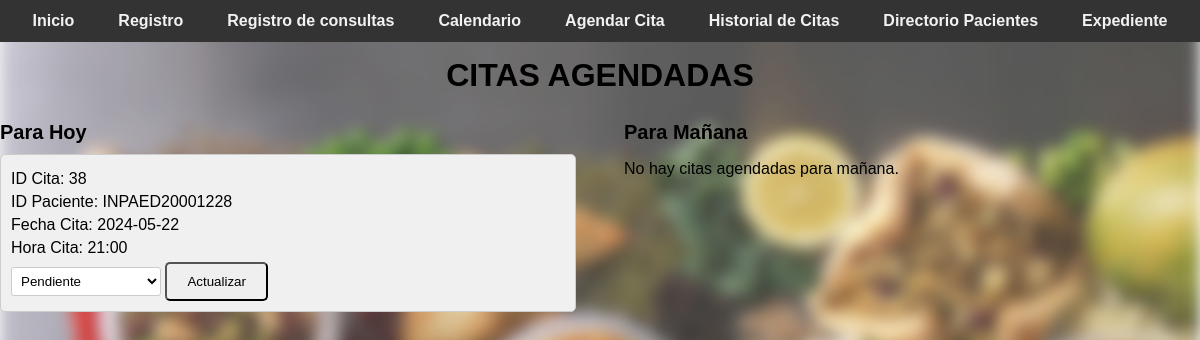
The page /options (signed in) on the database as committed earlier.
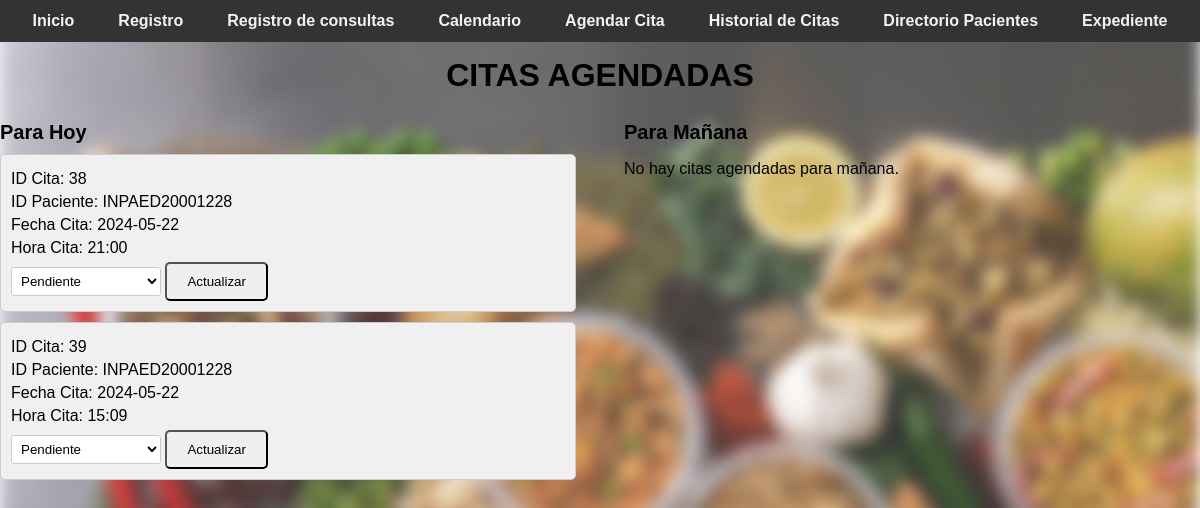
The same page on the database as committed later.
### tables this page shows
CREATE TABLE "citas_nutricion" (
                    id_cita INTEGER PRIMARY KEY AUTOINCREMENT,
                    id_paciente TEXT,
                    fecha_consulta TEXT NOT NULL,
                    hora_consulta TEXT NOT NULL, 
                    observaciones TEXT,
                    estado TEXT DEFAULT 'Pendiente',
                    FOREIGN KEY (id_paciente) REFERENCES pacientes(id_paciente)
                );

### app.py (the view)
@app.route('/options')
@login_required
def options():
    current_date = datetime.now().date()
    tomorrow_date = current_date + timedelta(days=1)
    with get_db_connection() as connection:
        cursor = connection.cursor()
        cursor.execute("SELECT * FROM citas_nutricion WHERE fecha_consulta = ?", (current_date,))
        citas_hoy = cursor.fetchall()
        cursor.execute("SELECT * FROM citas_nutricion WHERE fecha_consulta = ?", (tomorrow_date,))
        citas_manana = cursor.fetchall()
    return render_template('nutricion/options.html', citas_hoy=citas_hoy, citas_manana=citas_manana)

### app.py (called while the page is built)
def login_required(f):
    @wraps(f)
    def decorated_function(*args, **kwargs):
        if 'username' not in session:
            return redirect(url_for('login'))
        return f(*args, **kwargs)
    return decorated_function

def get_db_connection():
    connection = sqlite3.connect('nutricion_consulta.db')
    connection.row_factory = sqlite3.Row
    return connection

### templates/nutricion/options.html (shortened to what this page needs)
<!DOCTYPE html>
<html lang="es">
<head>
    <link rel="stylesheet" href="{{ url_for('static', filename='css/style.css') }}">
</head>
<body>
    <div class="navbar">
        <a href="/">Inicio</a>
        <a href="/registro">Registro</a>
        <a href="/consultar">Registro de consultas</a>
        <a href="/options">Calendario</a>
        <a href="/agendar_cita">Agendar Cita</a>
        <a href="/historial_citas">Historial de Citas</a>
        <a href="/directorio_pacientes">Directorio Pacientes</a>
        <a href="/expediente">Expediente</a>
    </div>
    <br>      <br>
            <h1>CITAS AGENDADAS</h1>
            <div class="citas-container">
                <div class="citas-hoy">
                    <h2>Para Hoy</h2>
                    {% if citas_hoy %}
                    {% for cita in citas_hoy %}
                    <div class="cita-agendada">
                        <p>ID Cita: {{ cita[0] }}</p>
                        <p>ID Paciente: {{ cita[1] }}</p>
                        <p>Fecha Cita: {{ cita[2] }}</p>
                        <p>Hora Cita: {{ cita[3] }}</p>
                        <form action="/actualizar_estado" method="POST">
                            <select name="estado">
                                <option value="Pendiente" {% if cita[5] == 'Pendiente' %}selected{% endif %}>Pendiente</option>
                            </select>
                            <input type="submit" value="Actualizar">
                        </form>
                    </div>
                    {% endfor %}
                    {% else %}
                    <p>No hay citas agendadas para hoy.</p>
                    {% endif %}
                </div>
                <div class="citas-mañana">
                    <h2>Para Mañana</h2>
                    {% if citas_manana %}
                    {% for cita in citas_manana %}
                    <div class="cita-agendada-mañana">
                        <p>ID Cita: {{ cita[0] }}</p>
                        <p>ID Paciente: {{ cita[1] }}</p>
                        <p>Fecha Cita: {{ cita[2] }}</p>
                        <p>Hora Cita: {{ cita[3] }}</p>
                    </div>
                    {% endfor %}
                    {% else %}
                    <p>No hay citas agendadas para mañana.</p>
                    {% endif %}
                </div>
        </div>
</body>
</html>

### static/css/style.css (style rules this page uses)
body { font-family: Arial, sans-serif; margin: 0; padding: 0; }
body::before { content: ""; position: fixed; top: 0; left: 0; width: 100%; height: 100%; z-index: -1; background-image: url('/static/css/Imagen/fondo.jpg'); background-size: cover; filter: blur(8px); opacity: .8; }
.navbar { background-color: #333; display: flex; justify-content: center; padding: 25px 20; position: fixed; top: 0; left: 0; width: 100%; z-index: 1000; }
.navbar a { color: #f2f2f2; text-align: center; padding: 10px 20px; text-decoration: none; transition: background-color 0.3s ease, color 0.3s ease, border-color 0.3s ease; border-radius: 25px; margin: 20 5px; border: 2px solid transparent; font-weight: bold; }
.button, .btn-login, input[type="submit"] { display: inline-block; padding: 10px 20px; border-radius: 5px; cursor: pointer; text-decoration: none; transition: background-color 0.3s ease; }
select { width: 150px; padding: 5px; border: 1px solid #ccc; border-radius: 3px; background-color: #fff; }
.citas-container { display: flex; justify-content: space-between; }
.citas-hoy, .citas-mañana { flex-basis: 48%; }
.cita-agendada, .cita-agendada-mañana { margin-bottom: 15px; padding: 10px; border: 1px solid #ccc; border-radius: 6px; background-color: #fff; }
.citas-mañana { margin-left: 10px; }
h1, h2, strong { color: #000000; }
h1 { margin-bottom: 10px; text-align: center; }
h2 { font-size: 1.25em; margin-bottom: 10px; }
.cita-agendada { background-color: #f0f0f0; border: 1px solid #ccc; border-radius: 5px; padding: 10px; margin-bottom: 10px; }
.cita-agendada p { margin: 5px 0; }

Rows that differ between the two databases and show on the page:
added citas_nutricion: id_cita "39", id_paciente "INPAED20001228", fecha_consulta "2024-05-22", hora_consulta "15:09", estado "Pendiente"
